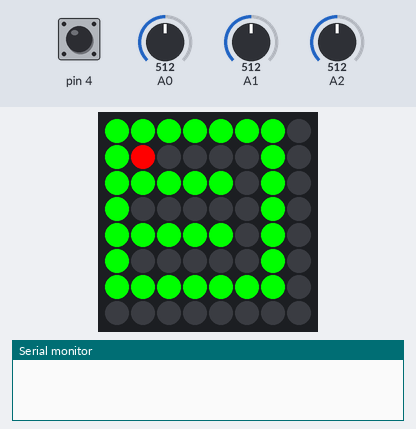
Bench run of a sketch on a simulated Arduino Uno, built with avr-gcc and run on an emulated ATmega328P. Parts: 8×8 RGB LED matrix (first LED top left, wired row by row), the last lines printed to the serial monitor. The inputs (shaded band) are chosen by the test bench; at power-on: A1 = 512, A2 = 512, pin 4 HIGH, A0 = 512. Random numbers use the default seed unless the sketch sets one.

Above: at 1.2 s.
1.3 s: A1 set to 594
2.8 s: A1 set to 622
At 3.7 s:
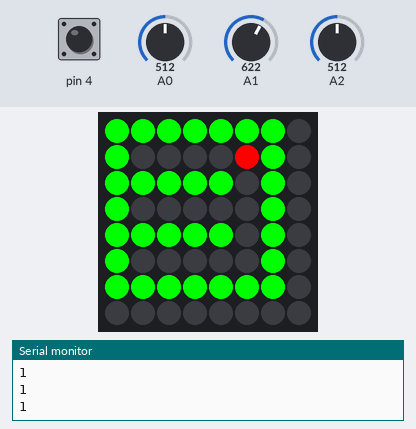
4.5 s: A2 set to 716
At 5.7 s:
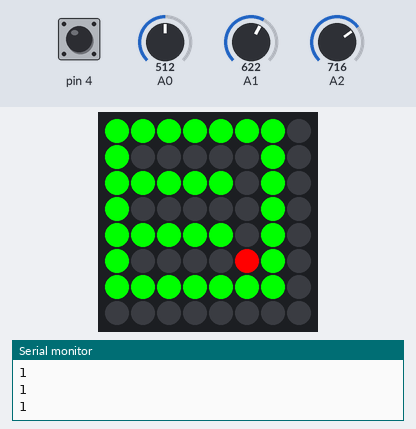
6.2 s: pin 4 pulled LOW for 0.15 s
At 6.74 s:
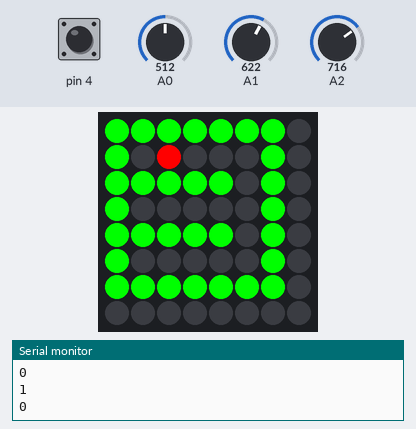
6.9 s: pin 4 pulled LOW for 1 s
At 7.9 s:
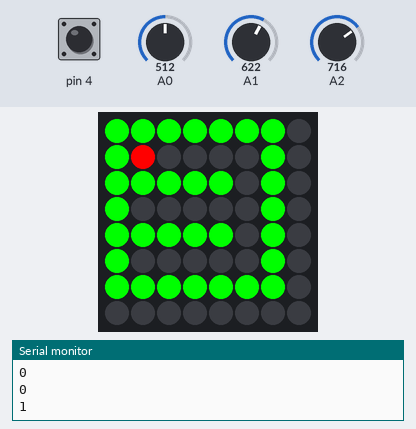
8.5 s: A1 set to 122
At 9.9 s:
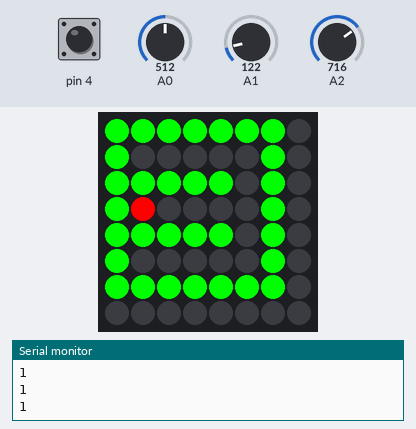
Timing chart, 0 to 11.4 s (numbered marks = the images above; inputs shaded):
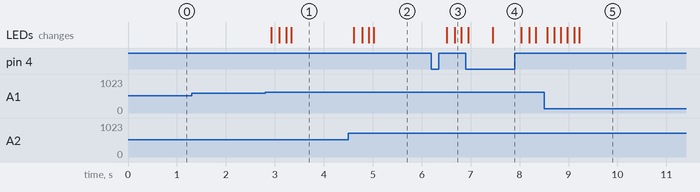

Measured:
- after the input at 1.3 s, every drawn part: stays the same
- after the input at 2.8 s, the LEDs: first change after 0.13 s (image 1 shows a later state)
- after the input at 4.5 s, the LEDs: first change after 0.12 s (image 2 shows a later state)
- after the input at 6.2 s, the LEDs: first change after 0.31 s (image 3 shows a later state)

The sketch:

BiColorMaze.ino
```cpp
// https://learn.adafruit.com/adafruit-led-backpack/
// Binary Tree Code for AdaFruit 8x8 Matrix Backpack
// Paul J Karlik | github.com/pjkarlik 2017

#include <Wire.h>
#include <Adafruit_GFX.h>
#include <Adafruit_LEDBackpack.h>

Adafruit_BicolorMatrix matrix = Adafruit_BicolorMatrix();

// Set up for Maze //
int rows = 3;
int cols = rows;
int cr = 2 * rows + 1;
int cc = 2 * cols + 1;
int tCells = cr * cc;
char *cellData = (char*)malloc(sizeof(char)*tCells);

// User and Joystick //
int joyX = 0;
int joyY = 0;
int select = 0;
int user = 8;

void setup() {
  Serial.begin(9600);
  matrix.begin(0x70);  // pass in the address
  matrix.setRotation(1);
  createDataSet();
  pinMode(4, INPUT_PULLUP);
}

void loop() {
  readJoy();
  displayMaze();
  delay(30);
}

void displayMaze() {
  for (int d = 0; d < tCells; d += 1) {
    // Take index and get x / y from d //
    int x = d % cc;
    int y = (d - x) / cc;
    matrix.writePixel(x, y, cellData[d] == 1 ? LED_GREEN : 0);
  }
  displayMe();
  matrix.writeDisplay();
}

void displayMe() {
  int x = user % cc;
  int y = (user - x) / cc;
  matrix.writePixel(x, y, LED_RED);
}

int getCell(int index) {
  return cellData[index];
}

void readJoy() {
  uint32_t jx = analogRead(1) * 0.1;
  uint32_t jy = analogRead(2) * 0.1;
  uint32_t sl = digitalRead(4);

  int cell;
  if(jx < 30) {
    cell = getCell(user - 1);
    Serial.println(cell);
    if(cell == 0){
      user -=1;
      delay(100);
    }
  }
  if(jx > 60) {
    cell = getCell(user + 1);
    Serial.println(cell);
    if(cell == 0){
      user +=1;
      delay(100);
    }
  }
  if(jy < 30) {
    cell = getCell(user - cc);
    Serial.println(cell);
    if(cell == 0){
      user -=cc;
      delay(100);
    }
  }
  if(jy > 60) {
    cell = getCell(user + cc);
    Serial.println(cell);
    if(cell == 0){
      user +=cc;
      delay(100);
    }
  }

  if (!sl) {
    createDataSet();
    delay(300);
  }
}

// Return index in array for x and y //
int getExpandex(int x, int y) {
  int index = ((cc + 1) + (x * 2)) + ((cc * 2) * y);
  return index;
}

// Populate blank dataset for baisc walls and empty rooms //
void createDataSet() {
  user = 8;
  for (int d = 0; d < tCells; d += 1) {
    // Get position from single array //
    int x = d % cc;
    int y = (d - x) / cc;
    // Checks for Data setup //
    int oddCell = d & 1;
    int evenRow = y % 2;

    cellData[d] = oddCell && evenRow ? 1 : oddCell ? 1 : evenRow ? 0 : 1;
  }
  generateMaze();
}

// http://weblog.jamisbuck.org/2011/2/1/maze-generation-binary-tree-algorithm
void generateMaze() {
  for (int r = 0; r < rows; r++) {
    for (int x = 0; x < cols; x++) {
      randomSeed(analogRead(0));
      int y = (rows - r) - 1;
      int canGoUp = y > 0;
      int canGoLeft = x < cols - 1;
      int coinFlip = random(1,100) > 50;
      int expandex = getExpandex(x, y);
      if ((canGoUp && !canGoLeft) || (canGoUp && coinFlip)){
        cellData[expandex - cc] = 0;
      }
      if ((!canGoUp && canGoLeft) || (canGoLeft && !coinFlip)){
        cellData[expandex + 1] = 0;
      }
    }
  }
}
```
